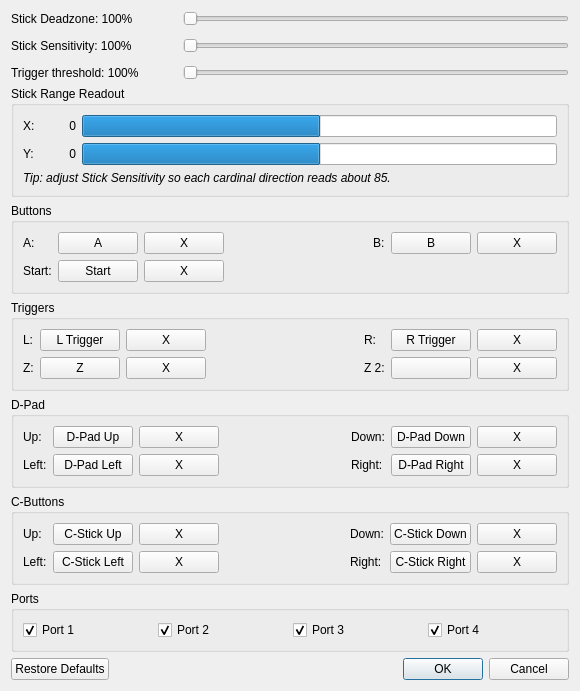
<?xml version="1.0" encoding="UTF-8"?>
<ui version="4.0">
 <class>MainDialog</class>
 <widget class="QDialog" name="MainDialog">
  <property name="geometry">
   <rect>
    <x>0</x>
    <y>0</y>
    <width>580</width>
    <height>580</height>
   </rect>
  </property>
  <property name="windowTitle">
   <string>CMG-K - GameCube Adapter Input Plugin</string>
  </property>
  <layout class="QVBoxLayout" name="verticalLayout_5">
   <item>
    <layout class="QVBoxLayout" name="slidersLayout">
     <property name="spacing">
      <number>12</number>
     </property>
     <item>
      <layout class="QHBoxLayout" name="deadZoneLayout">
       <item>
        <widget class="QLabel" name="deadZoneLabel">
         <property name="text">
          <string>Stick Deadzone: 100%</string>
         </property>
         <property name="minimumSize">
          <size>
           <width>160</width>
           <height>0</height>
          </size>
         </property>
        </widget>
       </item>
       <item>
        <widget class="QSlider" name="deadZoneSlider">
         <property name="maximum">
          <number>100</number>
         </property>
         <property name="orientation">
          <enum>Qt::Orientation::Horizontal</enum>
         </property>
        </widget>
       </item>
      </layout>
     </item>
     <item>
      <layout class="QHBoxLayout" name="sensitivityLayout">
       <item>
        <widget class="QLabel" name="sensitivityLabel">
         <property name="text">
          <string>Stick Sensitivity: 100%</string>
         </property>
         <property name="minimumSize">
          <size>
           <width>160</width>
           <height>0</height>
          </size>
         </property>
        </widget>
       </item>
       <item>
        <widget class="QSlider" name="sensitivitySlider">
         <property name="maximum">
          <number>200</number>
         </property>
         <property name="orientation">
          <enum>Qt::Orientation::Horizontal</enum>
         </property>
        </widget>
       </item>
      </layout>
     </item>
     <item>
      <layout class="QHBoxLayout" name="triggerTresholdLayout">
       <item>
        <widget class="QLabel" name="triggerTresholdLabel">
         <property name="text">
          <string>Trigger threshold: 100%</string>
         </property>
         <property name="minimumSize">
          <size>
           <width>160</width>
           <height>0</height>
          </size>
         </property>
        </widget>
       </item>
       <item>
        <widget class="QSlider" name="triggerTresholdSlider">
         <property name="maximum">
          <number>100</number>
         </property>
         <property name="orientation">
          <enum>Qt::Orientation::Horizontal</enum>
         </property>
        </widget>
       </item>
      </layout>
     </item>
    </layout>
   </item>
   <item>
    <widget class="QGroupBox" name="axisReadoutGroupBox">
     <property name="title">
      <string>Stick Range Readout</string>
     </property>
     <layout class="QGridLayout" name="axisReadoutGridLayout">
      <item row="0" column="0">
       <widget class="QLabel" name="axisReadoutXLabel">
        <property name="text">
         <string>X:</string>
        </property>
       </widget>
      </item>
      <item row="0" column="1">
       <widget class="QLabel" name="axisReadoutXValue">
        <property name="text">
         <string>0</string>
        </property>
        <property name="alignment">
         <set>Qt::AlignRight|Qt::AlignVCenter</set>
        </property>
        <property name="minimumSize">
         <size>
          <width>35</width>
          <height>0</height>
         </size>
        </property>
       </widget>
      </item>
      <item row="0" column="2">
       <widget class="QProgressBar" name="axisReadoutXBar">
        <property name="minimum">
         <number>-128</number>
        </property>
        <property name="maximum">
         <number>127</number>
        </property>
        <property name="value">
         <number>0</number>
        </property>
        <property name="textVisible">
         <bool>false</bool>
        </property>
       </widget>
      </item>
      <item row="1" column="0">
       <widget class="QLabel" name="axisReadoutYLabel">
        <property name="text">
         <string>Y:</string>
        </property>
       </widget>
      </item>
      <item row="1" column="1">
       <widget class="QLabel" name="axisReadoutYValue">
        <property name="text">
         <string>0</string>
        </property>
        <property name="alignment">
         <set>Qt::AlignRight|Qt::AlignVCenter</set>
        </property>
        <property name="minimumSize">
         <size>
          <width>35</width>
          <height>0</height>
         </size>
        </property>
       </widget>
      </item>
      <item row="1" column="2">
       <widget class="QProgressBar" name="axisReadoutYBar">
        <property name="minimum">
         <number>-128</number>
        </property>
        <property name="maximum">
         <number>127</number>
        </property>
        <property name="value">
         <number>0</number>
        </property>
        <property name="textVisible">
         <bool>false</bool>
        </property>
       </widget>
      </item>
      <item row="2" column="0" colspan="3">
       <widget class="QLabel" name="axisReadoutTipLabel">
        <property name="text">
         <string>Tip: adjust Stick Sensitivity so each cardinal direction reads about 85.</string>
        </property>
        <property name="wordWrap">
         <bool>true</bool>
        </property>
        <property name="styleSheet">
         <string>font-style: italic;</string>
        </property>
       </widget>
      </item>
     </layout>
    </widget>
   </item>
   <item>
    <widget class="QGroupBox" name="buttonsGroupBox">
     <property name="title">
      <string>Buttons</string>
     </property>
     <layout class="QGridLayout" name="buttonsGridLayout">
      <item row="0" column="0">
       <widget class="QLabel" name="labelA">
        <property name="text">
         <string>A:</string>
        </property>
       </widget>
      </item>
      <item row="0" column="1">
       <widget class="QPushButton" name="mapButtonA">
        <property name="text">
         <string>A</string>
        </property>
       </widget>
      </item>
      <item row="0" column="2">
       <widget class="QPushButton" name="clearButtonA">
        <property name="text">
         <string>X</string>
        </property>
       </widget>
      </item>
      <item row="0" column="3">
       <spacer name="buttonsSpacer">
        <property name="orientation">
         <enum>Qt::Orientation::Horizontal</enum>
        </property>
        <property name="sizeHint" stdset="0">
         <size>
          <width>20</width>
          <height>20</height>
         </size>
        </property>
       </spacer>
      </item>
      <item row="0" column="4">
       <widget class="QLabel" name="labelB">
        <property name="text">
         <string>B:</string>
        </property>
       </widget>
      </item>
      <item row="0" column="5">
       <widget class="QPushButton" name="mapButtonB">
        <property name="text">
         <string>B</string>
        </property>
       </widget>
      </item>
      <item row="0" column="6">
       <widget class="QPushButton" name="clearButtonB">
        <property name="text">
         <string>X</string>
        </property>
       </widget>
      </item>
      <item row="1" column="0">
       <widget class="QLabel" name="labelStart">
        <property name="text">
         <string>Start:</string>
        </property>
       </widget>
      </item>
      <item row="1" column="1">
       <widget class="QPushButton" name="mapButtonStart">
        <property name="text">
         <string>Start</string>
        </property>
       </widget>
      </item>
      <item row="1" column="2">
       <widget class="QPushButton" name="clearButtonStart">
        <property name="text">
         <string>X</string>
        </property>
       </widget>
      </item>
     </layout>
    </widget>
   </item>
   <item>
    <widget class="QGroupBox" name="triggersGroupBox">
     <property name="title">
      <string>Triggers</string>
     </property>
     <layout class="QGridLayout" name="triggersGridLayout">
      <item row="0" column="0">
       <widget class="QLabel" name="labelL">
        <property name="text">
         <string>L:</string>
        </property>
       </widget>
      </item>
      <item row="0" column="1">
       <widget class="QPushButton" name="mapButtonL">
        <property name="text">
         <string>L Trigger</string>
        </property>
       </widget>
      </item>
      <item row="0" column="2">
       <widget class="QPushButton" name="clearButtonL">
        <property name="text">
         <string>X</string>
        </property>
       </widget>
      </item>
      <item row="0" column="3">
       <spacer name="triggersSpacer">
        <property name="orientation">
         <enum>Qt::Orientation::Horizontal</enum>
        </property>
        <property name="sizeHint" stdset="0">
         <size>
          <width>20</width>
          <height>20</height>
         </size>
        </property>
       </spacer>
      </item>
      <item row="0" column="4">
       <widget class="QLabel" name="labelR">
        <property name="text">
         <string>R:</string>
        </property>
       </widget>
      </item>
      <item row="0" column="5">
       <widget class="QPushButton" name="mapButtonR">
        <property name="text">
         <string>R Trigger</string>
        </property>
       </widget>
      </item>
      <item row="0" column="6">
       <widget class="QPushButton" name="clearButtonR">
        <property name="text">
         <string>X</string>
        </property>
       </widget>
      </item>
      <item row="1" column="0">
       <widget class="QLabel" name="labelZ">
        <property name="text">
         <string>Z:</string>
        </property>
       </widget>
      </item>
      <item row="1" column="1">
       <widget class="QPushButton" name="mapButtonZ">
        <property name="text">
         <string>Z</string>
        </property>
       </widget>
      </item>
      <item row="1" column="2">
       <widget class="QPushButton" name="clearButtonZ">
        <property name="text">
         <string>X</string>
        </property>
       </widget>
      </item>
      <item row="1" column="4">
       <widget class="QLabel" name="labelZ2">
        <property name="text">
         <string>Z 2:</string>
        </property>
       </widget>
      </item>
      <item row="1" column="5">
       <widget class="QPushButton" name="mapButtonZ2">
        <property name="text">
         <string/>
        </property>
       </widget>
      </item>
      <item row="1" column="6">
       <widget class="QPushButton" name="clearButtonZ2">
        <property name="text">
         <string>X</string>
        </property>
       </widget>
      </item>
     </layout>
    </widget>
   </item>
   <item>
    <widget class="QGroupBox" name="dpadGroupBox">
     <property name="title">
      <string>D-Pad</string>
     </property>
     <layout class="QGridLayout" name="dpadGridLayout">
      <item row="0" column="0">
       <widget class="QLabel" name="labelDpadUp">
        <property name="text">
         <string>Up:</string>
        </property>
       </widget>
      </item>
      <item row="0" column="1">
       <widget class="QPushButton" name="mapButtonDpadUp">
        <property name="text">
         <string>D-Pad Up</string>
        </property>
       </widget>
      </item>
      <item row="0" column="2">
       <widget class="QPushButton" name="clearButtonDpadUp">
        <property name="text">
         <string>X</string>
        </property>
       </widget>
      </item>
      <item row="0" column="3">
       <spacer name="dpadSpacer">
        <property name="orientation">
         <enum>Qt::Orientation::Horizontal</enum>
        </property>
        <property name="sizeHint" stdset="0">
         <size>
          <width>20</width>
          <height>20</height>
         </size>
        </property>
       </spacer>
      </item>
      <item row="0" column="4">
       <widget class="QLabel" name="labelDpadDown">
        <property name="text">
         <string>Down:</string>
        </property>
       </widget>
      </item>
      <item row="0" column="5">
       <widget class="QPushButton" name="mapButtonDpadDown">
        <property name="text">
         <string>D-Pad Down</string>
        </property>
       </widget>
      </item>
      <item row="0" column="6">
       <widget class="QPushButton" name="clearButtonDpadDown">
        <property name="text">
         <string>X</string>
        </property>
       </widget>
      </item>
      <item row="1" column="0">
       <widget class="QLabel" name="labelDpadLeft">
        <property name="text">
         <string>Left:</string>
        </property>
       </widget>
      </item>
      <item row="1" column="1">
       <widget class="QPushButton" name="mapButtonDpadLeft">
        <property name="text">
         <string>D-Pad Left</string>
        </property>
       </widget>
      </item>
      <item row="1" column="2">
       <widget class="QPushButton" name="clearButtonDpadLeft">
        <property name="text">
         <string>X</string>
        </property>
       </widget>
      </item>
      <item row="1" column="4">
       <widget class="QLabel" name="labelDpadRight">
        <property name="text">
         <string>Right:</string>
        </property>
       </widget>
      </item>
      <item row="1" column="5">
       <widget class="QPushButton" name="mapButtonDpadRight">
        <property name="text">
         <string>D-Pad Right</string>
        </property>
       </widget>
      </item>
      <item row="1" column="6">
       <widget class="QPushButton" name="clearButtonDpadRight">
        <property name="text">
         <string>X</string>
        </property>
       </widget>
      </item>
     </layout>
    </widget>
   </item>
   <item>
    <widget class="QGroupBox" name="cButtonsGroupBox">
     <property name="title">
      <string>C-Buttons</string>
     </property>
     <layout class="QGridLayout" name="cButtonsGridLayout">
      <item row="0" column="0">
       <widget class="QLabel" name="labelCUp">
        <property name="text">
         <string>Up:</string>
        </property>
       </widget>
      </item>
      <item row="0" column="1">
       <widget class="QPushButton" name="mapButtonCUp">
        <property name="text">
         <string>C-Stick Up</string>
        </property>
       </widget>
      </item>
      <item row="0" column="2">
       <widget class="QPushButton" name="clearButtonCUp">
        <property name="text">
         <string>X</string>
        </property>
       </widget>
      </item>
      <item row="0" column="3">
       <spacer name="cButtonsSpacer">
        <property name="orientation">
         <enum>Qt::Orientation::Horizontal</enum>
        </property>
        <property name="sizeHint" stdset="0">
         <size>
          <width>20</width>
          <height>20</height>
         </size>
        </property>
       </spacer>
      </item>
      <item row="0" column="4">
       <widget class="QLabel" name="labelCDown">
        <property name="text">
         <string>Down:</string>
        </property>
       </widget>
      </item>
      <item row="0" column="5">
       <widget class="QPushButton" name="mapButtonCDown">
        <property name="text">
         <string>C-Stick Down</string>
        </property>
       </widget>
      </item>
      <item row="0" column="6">
       <widget class="QPushButton" name="clearButtonCDown">
        <property name="text">
         <string>X</string>
        </property>
       </widget>
      </item>
      <item row="1" column="0">
       <widget class="QLabel" name="labelCLeft">
        <property name="text">
         <string>Left:</string>
        </property>
       </widget>
      </item>
      <item row="1" column="1">
       <widget class="QPushButton" name="mapButtonCLeft">
        <property name="text">
         <string>C-Stick Left</string>
        </property>
       </widget>
      </item>
      <item row="1" column="2">
       <widget class="QPushButton" name="clearButtonCLeft">
        <property name="text">
         <string>X</string>
        </property>
       </widget>
      </item>
      <item row="1" column="4">
       <widget class="QLabel" name="labelCRight">
        <property name="text">
         <string>Right:</string>
        </property>
       </widget>
      </item>
      <item row="1" column="5">
       <widget class="QPushButton" name="mapButtonCRight">
        <property name="text">
         <string>C-Stick Right</string>
        </property>
       </widget>
      </item>
      <item row="1" column="6">
       <widget class="QPushButton" name="clearButtonCRight">
        <property name="text">
         <string>X</string>
        </property>
       </widget>
      </item>
     </layout>
    </widget>
   </item>
   <item>
    <widget class="QGroupBox" name="portsGroupBox">
     <property name="title">
      <string>Ports</string>
     </property>
     <layout class="QHBoxLayout" name="portsLayout">
      <item>
       <widget class="QCheckBox" name="port1CheckBox">
        <property name="text">
         <string>Port 1</string>
        </property>
        <property name="checked">
         <bool>true</bool>
        </property>
       </widget>
      </item>
      <item>
       <widget class="QCheckBox" name="port2CheckBox">
        <property name="text">
         <string>Port 2</string>
        </property>
        <property name="checked">
         <bool>true</bool>
        </property>
       </widget>
      </item>
      <item>
       <widget class="QCheckBox" name="port3CheckBox">
        <property name="text">
         <string>Port 3</string>
        </property>
        <property name="checked">
         <bool>true</bool>
        </property>
       </widget>
      </item>
      <item>
       <widget class="QCheckBox" name="port4CheckBox">
        <property name="text">
         <string>Port 4</string>
        </property>
        <property name="checked">
         <bool>true</bool>
        </property>
       </widget>
      </item>
     </layout>
    </widget>
   </item>
   <item>
    <spacer name="verticalSpacer">
     <property name="orientation">
      <enum>Qt::Orientation::Vertical</enum>
     </property>
     <property name="sizeHint" stdset="0">
      <size>
       <width>20</width>
       <height>10</height>
      </size>
     </property>
    </spacer>
   </item>
   <item>
    <widget class="QDialogButtonBox" name="buttonBox">
     <property name="orientation">
      <enum>Qt::Orientation::Horizontal</enum>
     </property>
     <property name="standardButtons">
      <set>QDialogButtonBox::StandardButton::Cancel|QDialogButtonBox::StandardButton::Ok|QDialogButtonBox::StandardButton::RestoreDefaults</set>
     </property>
    </widget>
   </item>
  </layout>
 </widget>
 <resources/>
 <connections>
  <connection>
   <sender>buttonBox</sender>
   <signal>accepted()</signal>
   <receiver>MainDialog</receiver>
   <slot>accept()</slot>
   <hints>
    <hint type="sourcelabel">
     <x>248</x>
     <y>254</y>
    </hint>
    <hint type="destinationlabel">
     <x>157</x>
     <y>274</y>
    </hint>
   </hints>
  </connection>
  <connection>
   <sender>buttonBox</sender>
   <signal>rejected()</signal>
   <receiver>MainDialog</receiver>
   <slot>reject()</slot>
   <hints>
    <hint type="sourcelabel">
     <x>316</x>
     <y>260</y>
    </hint>
    <hint type="destinationlabel">
     <x>286</x>
     <y>274</y>
    </hint>
   </hints>
  </connection>
 </connections>
</ui>
